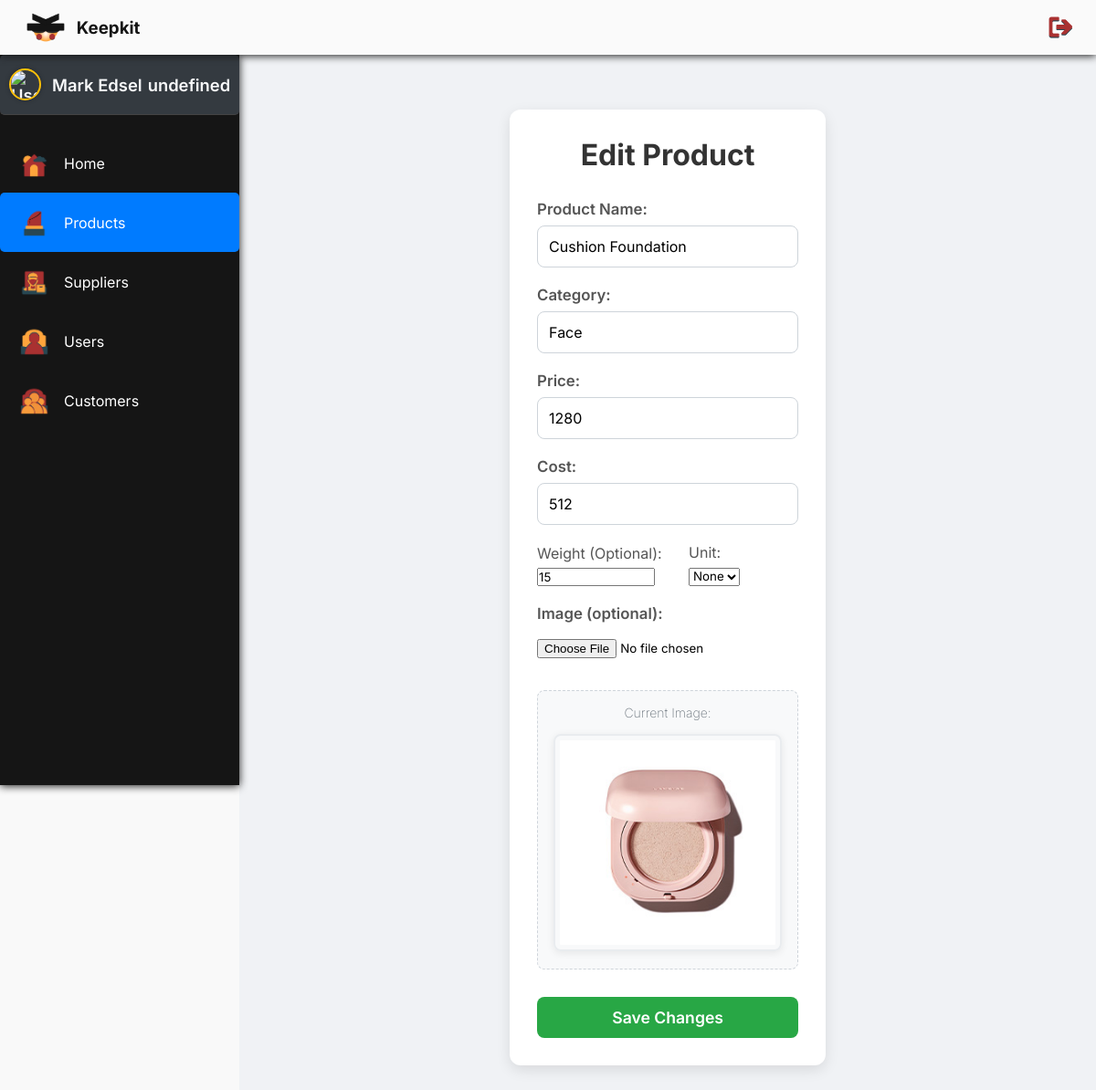
The app's page /edit_product.php?id=324 (signed in) with its own data.
### tables this page shows
CREATE TABLE `products` (
  `id` int(11) NOT NULL,
  `product_id` int(11) NOT NULL,
  `product_name` varchar(225) NOT NULL,
  `brand_name` varchar(225) NOT NULL,
  `stock` int(11) NOT NULL,
  `category` text NOT NULL,
  `product_type` varchar(225) NOT NULL,
  `weight` float NOT NULL,
  `description` text NOT NULL,
  `img` varchar(100) DEFAULT NULL,
  `ingredients` text NOT NULL,
  `created_by` int(11) NOT NULL,
  `created_at` datetime DEFAULT NULL,
  `updated_at` datetime NOT NULL,
  `manufactured_at` date DEFAULT NULL,
  `expiration` date NOT NULL,
  `price` int(11) NOT NULL,
  `average_rating` decimal(2,1) NOT NULL DEFAULT 0.0,
  `total_reviews` int(11) NOT NULL DEFAULT 0,
  `cost` float DEFAULT NULL,
  `units_sold` int(11) NOT NULL DEFAULT 0,
  `choose` varchar(255) NOT NULL
);

### edit_product.php (the view, shortened to what this page needs)
<?php
include('database/connect.php');
if (isset($_GET['id']) && is_numeric($_GET['id'])) {
    $productId = filter_input(INPUT_GET, 'id', FILTER_SANITIZE_NUMBER_INT);
    $sql = "SELECT * FROM products WHERE id = ?";
    $stmt = $conn->prepare($sql);
    try {
        $stmt->execute([$productId]);
        $product = $stmt->fetch(PDO::FETCH_ASSOC);
        ?>
        <!DOCTYPE html>
        <html lang="en">
        <head>
            <link rel="stylesheet" href="home.css"/>
            <link rel="stylesheet" href="products.css"/>
            <link rel="stylesheet" href="tables.css"/>
            <link rel="stylesheet" href="https://cdnjs.cloudflare.com/ajax/libs/font-awesome/5.15.4/css/all.min.css">
        </head>
        <body>
            <header>
                <a href="ndex.php" id="navbar__logo"> <img src="images/KeepkitSubmark.png" alt="KeepkitSubmark" height="50px">
                    <h3>&nbsp;&nbsp;Keepkit</h3>
                </a>
                <div class="right-element">
                    <a href="database/logout.php" ><img src= "images/iconLogout.png">
                    </a>
                </div>
            </header>
            <div class="page" id="page">
           <?php include('sidebar.php'); ?>
                <main class="main">
                    <div class="form-container">
                        <h1>Edit Product</h1>
                        <form method="post" action="edit_product.php" enctype="multipart/form-data">
                            <div class="form-group">
                                <label for="product_name">Product Name:</label>
                                <input type="text" name="product_name" id="product_name" value="<?= htmlspecialchars($product['product_name']) ?>" required>
                            </div>
                            <div class="form-group">
                                <label for="category">Category:</label>
                                <input type="text" name="category" id="category" value="<?= htmlspecialchars($product['category']) ?>" required>
                            </div>
                            <div class="form-group">
                                <label for="price">Price:</label>
                                <input type="number" step="0.01" name="price" id="price" value="<?= htmlspecialchars($product['price']) ?>" required>
                            </div>
                             <div class="form-group">
                                <label for="cost">Cost:</label>
                                <input type="number" step="0.01" name="cost" id="price" value="<?= htmlspecialchars($product['cost']) ?>" required>
                            </div>
                            <div class="weight-unit-group">
                                <div class="weight-input-wrapper">
                                    <label for="weight">Weight (Optional):</label>
                                    <input type="number" id="weight" name="weight" step="any" value="<?= htmlspecialchars($product['weight'] ?? '') ?>">
                                </div>
                                <div class="unit-select-wrapper">
                                    <label for="unit">Unit:</label>
                                    <select name="choose" id="unit">
                                        <option value="" <?= empty($product['choose']) ? 'selected' : '' ?>>None</option>
                                    </select>
                                </div>
                            </div>
                            <div class="form-group">
                                <label for="img">Image (optional):</label>
                                <input type="file" name="img" id="img">
                            </div>
                            <div class="img-preview">
                                <?php if ($product['img']): ?>
                                    <p>Current Image:</p>
                                    <img src='uploads/products/<?= htmlspecialchars($product['img']) ?>' alt="Current Product Image">
                                <?php else: ?>
                                    <p>No current image.</p>
                                <?php endif; ?>
                            </div>
                            <button type="submit" class="submit-button">Save Changes</button>
                        </form>
                    </div>
                </main>
            </div>
        </body>
        </html>
        <?php
    } catch (PDOException $e) {
        die("Database error: " . $e->getMessage());
    }
} else {
    die("Product ID not specified.");
}
?>

### home.css (style rules this page uses)
* { margin: 0; padding: 0; box-sizing: border-box; font-family: 'Inter', sans-serif; }
html { margin: 0; padding: 0; height: 100%; background-color: #f3f3f3; display: flex; flex-direction: column; }
#navbar__logo { color: #151515; font-weight: 800; display: flex; align-items: center; justify-content: center; text-decoration: none; padding: 25px; }
.right-element a { display: flex; list-style: none; height: 40px; padding-right: 20px; padding-left: 15px; }
header { background: #fafafa; margin: 0; height: 60px; display: flex; justify-content:space-between; align-items: center; position: sticky; z-index: 999; top: 0; filter: drop-shadow(0px 1px 5px #151515); }
.page { flex: 1; background-color: #f9f9f9; display: flex; }
.main { flex: 1; padding: 40px 40px 40px 30px; display: flex; flex-direction: column; align-items: center; justify-content: flex-start; overflow-y: auto; }

### products.css (style rules this page uses)
.page { flex: 1; background-color: #f9f9f9; display: flex; }

### tables.css (style rules this page uses)
* { box-sizing: border-box; margin: 0; padding: 0; }
.main p { font-size: 14px; font-weight: 200; }
input[type="number"], input[type="date"] { width: calc(100% - 22px); }
.form-group { margin-bottom: 15px; }
label { display: block; margin-bottom: 5px; font-weight: normal; color: #555; }
input[type="text"], textarea { width: calc(100% - 22px); padding: 10px 11px; border: 1px solid #ddd; border-radius: 3px; box-sizing: border-box; background-color: #fff; resize: vertical; }

### edit_product.php (style rules this page uses)
.page { display: flex; align-items: flex-start; min-height: 100vh; }
.main { flex-grow: 1; padding: 20px; background-color: #f0f2f5; }
.form-container { max-width: 700px; margin: 40px auto; background-color: #ffffff; padding: 30px; border-radius: 12px; box-shadow: 0 5px 15px rgba(0,0,0,0.1); }
.form-container h1 { text-align: center; color: #333; margin-bottom: 30px; font-size: 2em; font-weight: 700; }
.form-group { margin-bottom: 20px; }
.form-group label { display: block; margin-bottom: 8px; font-weight: 600; color: #555; font-size: 1.05em; }
.form-group input[type="text"], .form-group input[type="number"], .form-group select { width: 100%; padding: 12px; border: 1px solid #ced4da; border-radius: 8px; box-sizing: border-box; font-size: 1em; transition: border-color 0.2s, box-shadow 0.2s; }
.form-group input[type="file"] { padding: 10px 0; }
.weight-unit-group { display: flex; gap: 15px; align-items: flex-end; margin-bottom: 20px; }
.weight-unit-group .weight-input-wrapper, .weight-unit-group .unit-select-wrapper { flex: 1; }
.weight-unit-group .unit-select-wrapper { flex: 0 0 120px; }
.img-preview { margin-top: 25px; padding: 15px; background-color: #f8f9fa; border: 1px dashed #ced4da; border-radius: 8px; text-align: center; }
.img-preview p { color: #6c757d; margin-bottom: 15px; }
.img-preview img { max-width: 250px; height: auto; border: 2px solid #e9ecef; padding: 5px; border-radius: 8px; box-shadow: 0 2px 8px rgba(0,0,0,0.08); }
.submit-button { display: block; width: 100%; padding: 12px 20px; background-color: #28a745; color: white; border: none; border-radius: 8px; font-size: 1.1em; font-weight: 600; cursor: pointer; transition: background-color 0.2s ease, transform 0.1s ease; margin-top: 30px; }

### records on screen
products: product_name "Cushion Foundation", category "Face", price "1280", cost "512", weight "15", choose "None", img (picture)

### other values on screen
$user['first_name'] "Mark Edsel"
$user['last_name'] "undefined"
